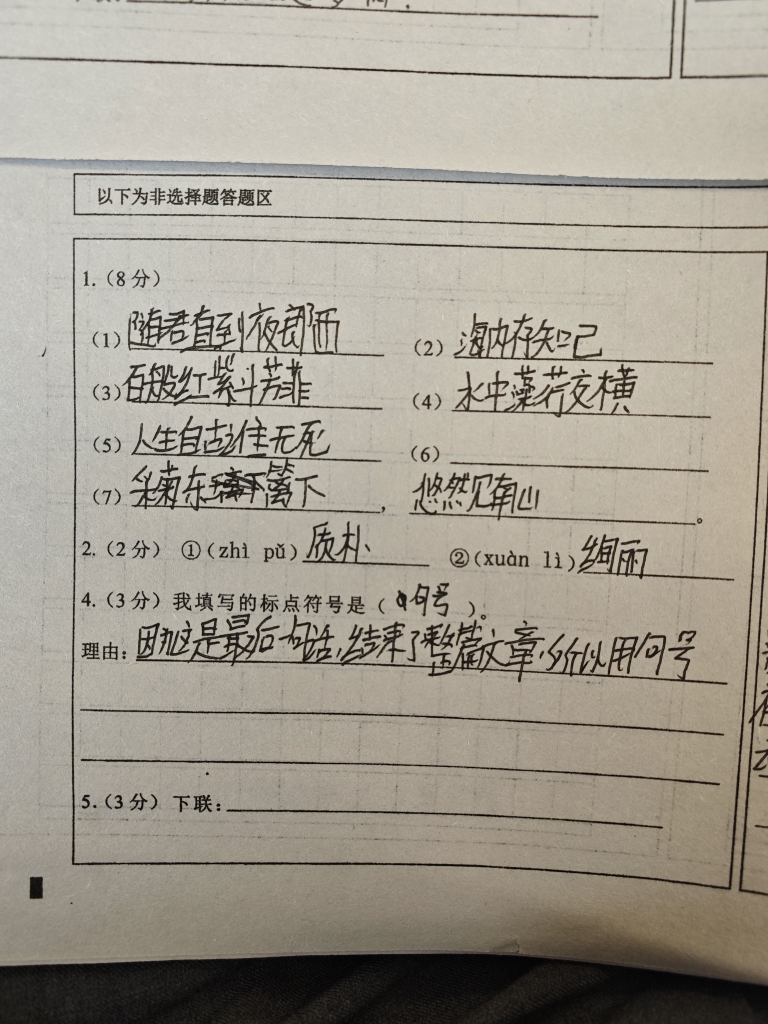
#> input picture pictures/微信图片_20260618143718.jpg, 3072 x 4096 px (shown at 1/4 size)
$ python -i image_processor.py   (imports and definitions only)   (older library calls are emulated)
#> lines starting #> are read from the running program, lines starting #| are printed output that depends on the picture
"""
图像预处理 — 对扫描页面进行去噪、二值化、增强、倾斜校正、质量筛查。
"""

import logging

import cv2
import numpy as np
from PIL import Image

logger = logging.getLogger("image_processor")

# 模糊检测阈值（拉普拉斯方差），低于此值认为图片模糊
# 手拍试卷通常偏模糊，适当降低阈值
BLUR_THRESHOLD = 60

# 低分辨率检测阈值（最小边长低于此值则上采样）
LOW_RES_THRESHOLD = 1000


def preprocess_image(img: Image.Image) -> Image.Image:
    """对扫描页面图片进行预处理，提升 OCR 质量（向后兼容版本）。

    等价于 ``preprocess_image_with_angle(img)[0]``，仅返回预处理后的图像，
    不返回 deskew 角度。需要角度信息时请调用 ``preprocess_image_with_angle``。

    参数:
        img: PIL Image (RGB)

    返回:
        预处理后的 PIL Image (RGB)
    """
    return preprocess_image_with_angle(img)[0]


def preprocess_image_with_angle(img: Image.Image) -> tuple[Image.Image, float]:
    """对扫描页面图片进行预处理，提升 OCR 质量，并返回 deskew 角度。

    处理流程：
        1. 灰度化
        2. 低分辨率检测 + 上采样
        3. 中值滤波去噪
        4. CLAHE 对比度增强（clipLimit=3.0，适应手拍光照不均）
        5. 倾斜校正（阈值 0.3°，比默认更积极）
        6. 模糊质量检测（日志警告，不阻断）

    参数:
        img: PIL Image (RGB)

    返回:
        (预处理后的 PIL Image (RGB), deskew 角度（度数，0.0 表示未旋转）)
    """
    # PIL → numpy
    img_rgb = np.array(img)
    if len(img_rgb.shape) == 2:
        gray = img_rgb
    else:
        gray = cv2.cvtColor(img_rgb, cv2.COLOR_RGB2GRAY)
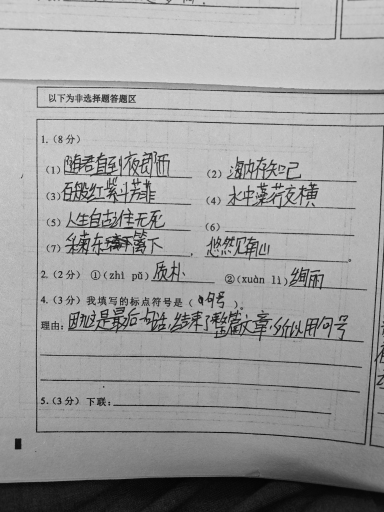
#> gray: shape (4096, 3072) (shown at 1/8 size); min 0, max 224, mean 156.5

    # 0. 低分辨率检测 & 上采样
    h, w = gray.shape[:2]
    if min(h, w) < LOW_RES_THRESHOLD:
        h_orig, w_orig = h, w
        scale = LOW_RES_THRESHOLD / min(h, w)
        new_w, new_h = int(w * scale), int(h * scale)
        gray = cv2.resize(gray, (new_w, new_h), interpolation=cv2.INTER_CUBIC)
        h, w = gray.shape[:2]
        logger.info("低分辨率图像 %dx%d → 上采样到 %dx%d", w_orig, h_orig, new_w, new_h)

    # 1. 去噪 — 中值滤波
    denoised = cv2.medianBlur(gray, 3)

    # 2. 对比度增强 — CLAHE（clipLimit 提升到 3.0，手拍光照不均更严重）
    clahe = cv2.createCLAHE(clipLimit=3.0, tileGridSize=(8, 8))
    enhanced = clahe.apply(denoised)
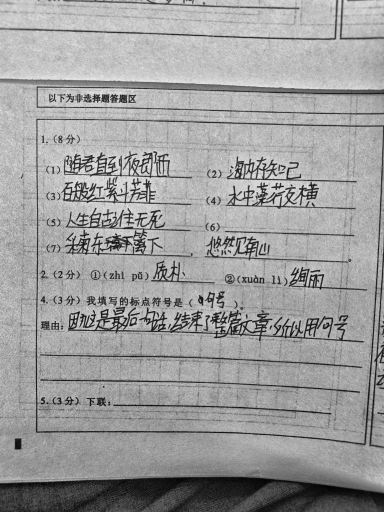
#> enhanced: shape (4096, 3072) (shown at 1/8 size); min 0, max 235, mean 157.5

    # 3. 倾斜校正（降采样加速 — 对大图先缩小再检测角度）
    deskewed, deskew_angle = _deskew_fast(enhanced)

    # 4. 质量筛查 — 模糊检测
    blur_score = cv2.Laplacian(deskewed, cv2.CV_64F).var()
    if blur_score < BLUR_THRESHOLD:
        logger.warning("图片模糊度 %.1f（阈值 %.0f），可能影响 OCR 质量", blur_score, BLUR_THRESHOLD)
    else:
        logger.debug("模糊度评分: %.1f", blur_score)

    # numpy → PIL（转回 RGB 三通道，保持接口一致）
    result = cv2.cvtColor(deskewed, cv2.COLOR_GRAY2RGB)
    return Image.fromarray(result), deskew_angle


def _deskew_fast(img: np.ndarray) -> tuple[np.ndarray, float]:
    """快速倾斜校正 — 降采样检测角度，全分辨率校正。

    对大图（如 2481×3508）先缩小到 800px 检测角度，
    避免在大图上做 findContours 耗时过长。

    返回:
        (rotated_img, angle): 旋转后的图像和检测到的角度（度数）。
        angle 为 0.0 表示未旋转（角度过小或过大或无轮廓时）。
    """
    h, w = img.shape[:2]
    max_dim = max(h, w)

    # 大图降采样到 800px 检测角度
    if max_dim > 800:
        scale = 800 / max_dim
        small = cv2.resize(img, None, fx=scale, fy=scale, interpolation=cv2.INTER_AREA)
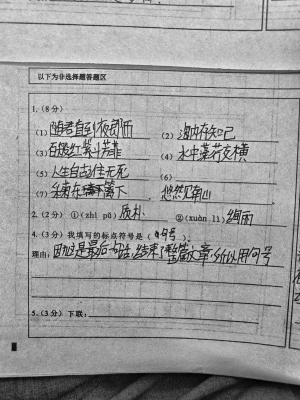
#> small: shape (800, 600) (shown at 1/2 size); min 2, max 233, mean 157.5
    else:
        small = img

    # 反转以检测文字轮廓
    if np.mean(small) > 127:
        inv = cv2.bitwise_not(small)
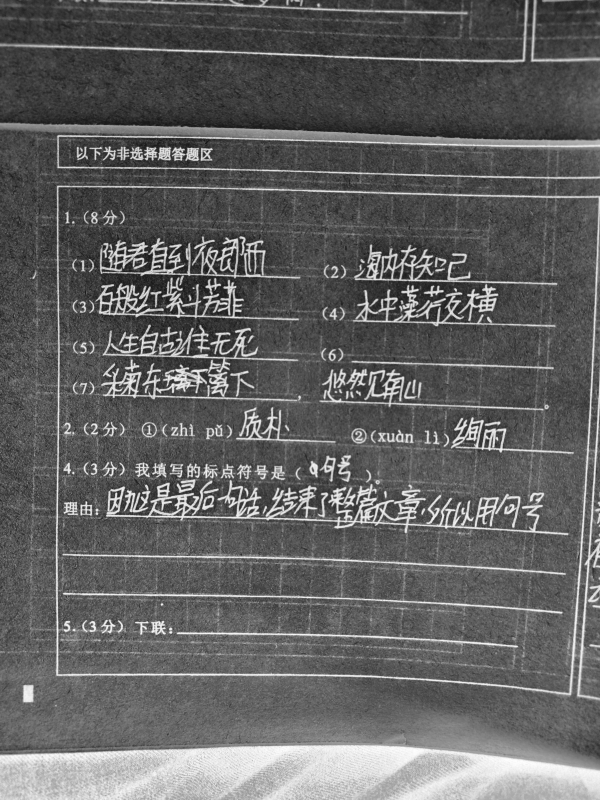
#> inv: shape (800, 600); min 22, max 253, mean 97.5
    else:
        inv = small.copy()

    contours, _ = cv2.findContours(inv, cv2.RETR_EXTERNAL, cv2.CHAIN_APPROX_SIMPLE)
#> contours = [[[0, 0], [0, 799], [599, 799], [599, 0]]]
    if not contours:
        return img, 0.0

    min_area = small.shape[0] * small.shape[1] * 0.0005
    valid_contours = [c for c in contours if cv2.contourArea(c) > min_area]
#> valid_contours = [[[0, 0], [0, 799], [599, 799], [599, 0]]]
    if not valid_contours:
        return img, 0.0

    angles = []
    for c in valid_contours:
        rect = cv2.minAreaRect(c)
        angle = rect[2]
        # minAreaRect 返回角度范围 [-90, 0)，但旋转后的矩形可能返回接近 ±90° 的角度
        # 需要将角度归一化到 [-45, 45] 范围
        if angle < -45:
            angle = 90 + angle
        elif angle > 45:
            angle = angle - 90
        angles.append(angle)
#> this loop made 1 pass
#> (c, rect, angle) on pass 1: ([[0, 0], [0, 799], [599, 799], [599, 0]], ((299.5, 399.5), (799, 599), -90), 0)
#> after the loop, angles = [0]

    if not angles:
        return img, 0.0

    median_angle = float(np.median(angles))
#> median_angle = 0
    # PP-OCRv6 增强：阈值从 0.5° 降低到 0.3°，对手拍轻微倾斜更积极校正
    if abs(median_angle) > 45 or abs(median_angle) < 0.3:
        return img, 0.0

    logger.info("检测到倾斜角度: %.2f°，执行校正", median_angle)
    center = (w // 2, h // 2)
    matrix = cv2.getRotationMatrix2D(center, median_angle, 1.0)
    rotated = cv2.warpAffine(
        img, matrix, (w, h),
        flags=cv2.INTER_CUBIC,
        borderMode=cv2.BORDER_CONSTANT,
        borderValue=(255, 255, 255),
    )
    return rotated, median_angle


# [46 lines left out: functions apply_deskew, deskew_only, not called in this run]

>>> import cv2
>>> picture = cv2.cvtColor(cv2.imread('../../pictures/微信图片_20260618143718.jpg'), cv2.COLOR_BGR2RGB)
>>> result = preprocess_image(picture)
#> in preprocess_image_with_angle, `blur_score = cv2.Laplacian(deskewed, cv2.CV_64F).var()`: blur_score = 188.9

$ run again, on pictures/微信图片_20260618143724.jpg
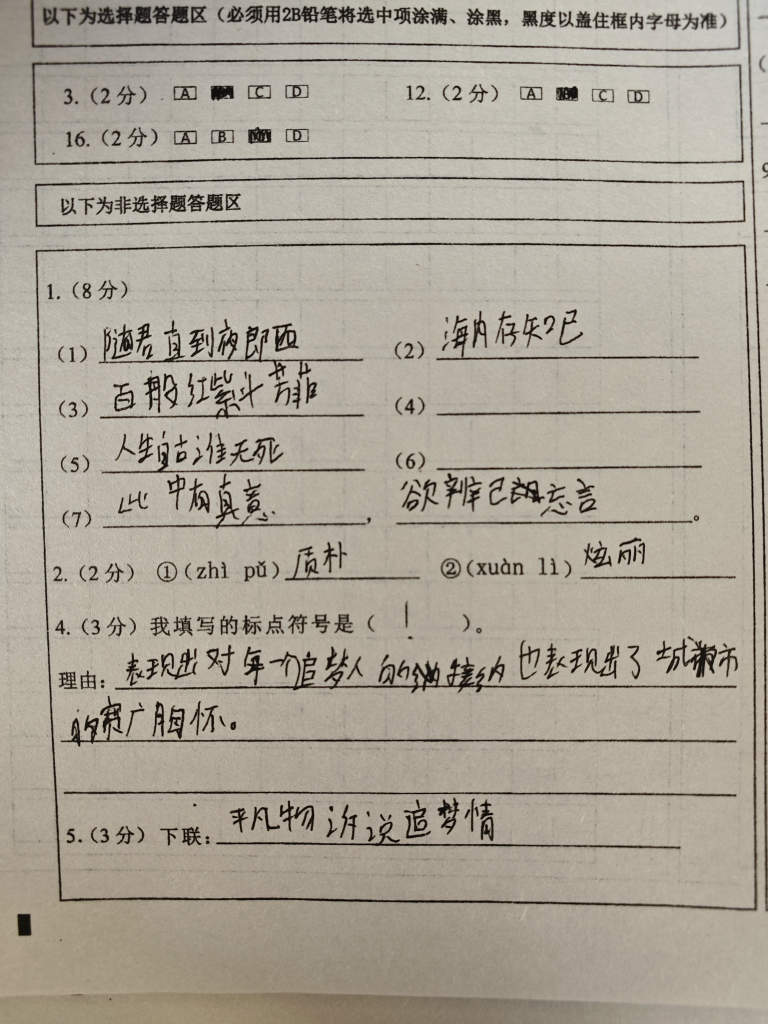
#> input picture pictures/微信图片_20260618143724.jpg, 3072 x 4096 px (shown at 1/4 size)
#> in _deskew_fast, `small = cv2.resize(img, None, fx=scale, fy=scale, interpolation=cv2.IN..`:
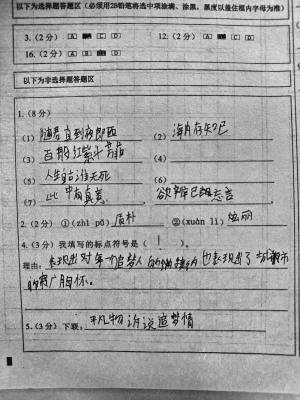
#> small: shape (800, 600) (shown at 1/2 size); min 8, max 225, mean 162.6
#> in _deskew_fast, `inv = cv2.bitwise_not(small)`:
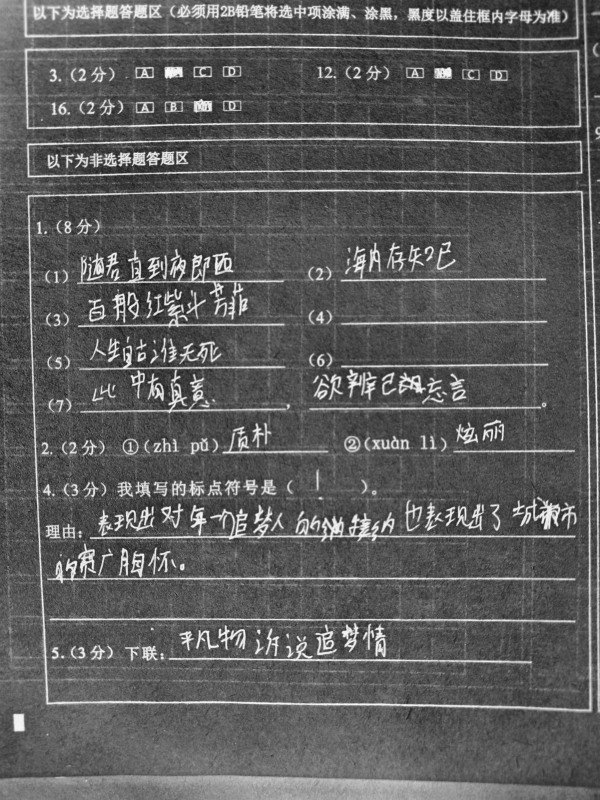
#> inv: shape (800, 600); min 30, max 247, mean 92.4
#> contours = [[[0, 0], [0, 799], [599, 799], [599, 0]]]
#> the loop in _deskew_fast, `for c in valid_contours:` made 1 pass
#> (c, rect, angle) on pass 1: ([[0, 0], [0, 799], [599, 799], [599, 0]], ((299.5, 399.5), (799, 599), -90), 0)
#> after the loop in _deskew_fast, `for c in valid_contours:`: angles = [0]
#> median_angle = 0
#> blur_score = 144

$ run again, on pictures/微信图片_20260618143918.jpg
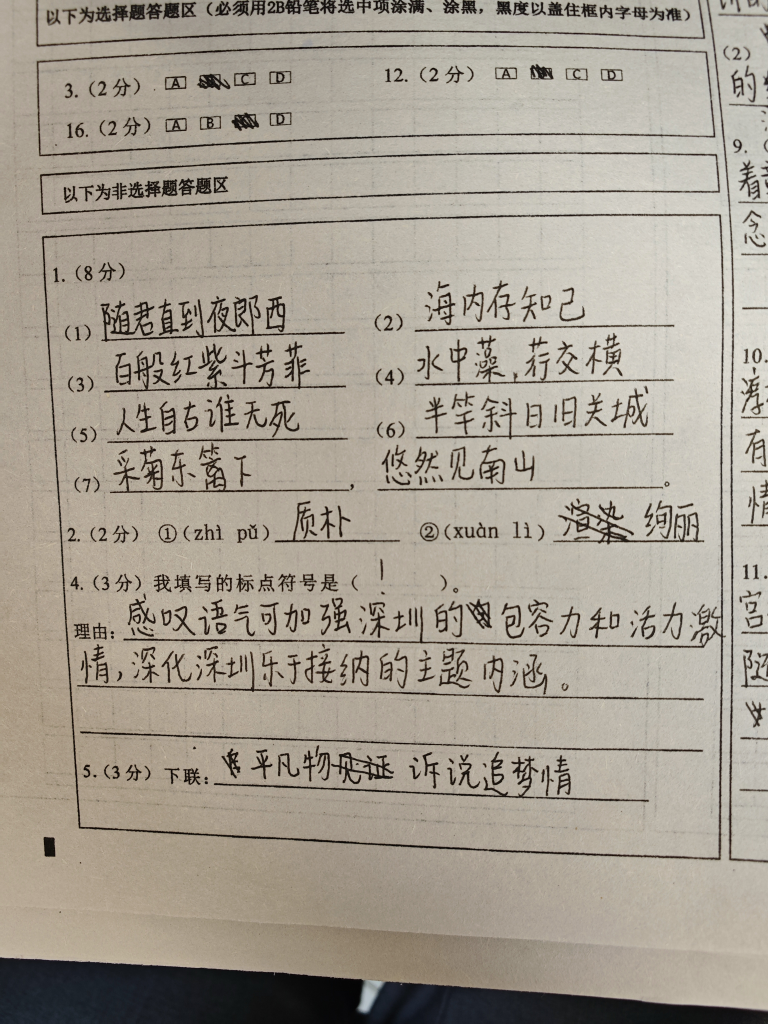
#> input picture pictures/微信图片_20260618143918.jpg, 3072 x 4096 px (shown at 1/4 size)
#> in _deskew_fast, `small = cv2.resize(img, None, fx=scale, fy=scale, interpolation=cv2.IN..`:
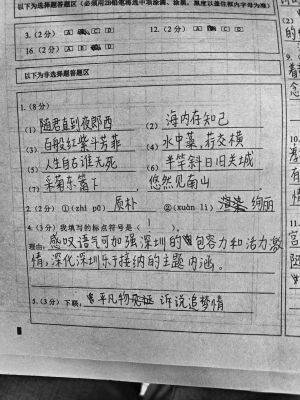
#> small: shape (800, 600) (shown at 1/2 size); min 4, max 235, mean 157.7
#> in _deskew_fast, `inv = cv2.bitwise_not(small)`:
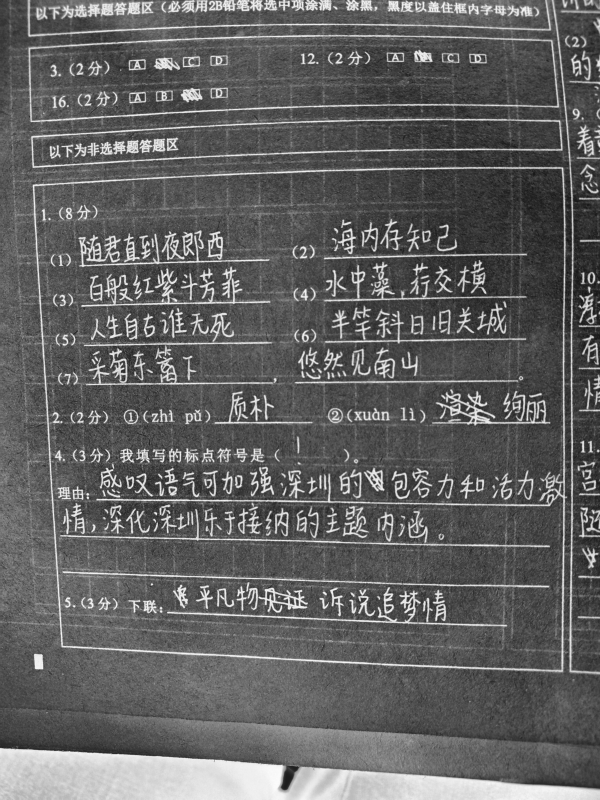
#> inv: shape (800, 600); min 20, max 251, mean 97.3
#> contours = [[[0, 0], [0, 799], [599, 799], [599, 0]]]
#> the loop in _deskew_fast, `for c in valid_contours:` made 1 pass
#> (c, rect, angle) on pass 1: ([[0, 0], [0, 799], [599, 799], [599, 0]], ((299.5, 399.5), (799, 599), -90), 0)
#> after the loop in _deskew_fast, `for c in valid_contours:`: angles = [0]
#> median_angle = 0
#> blur_score = 201.9
